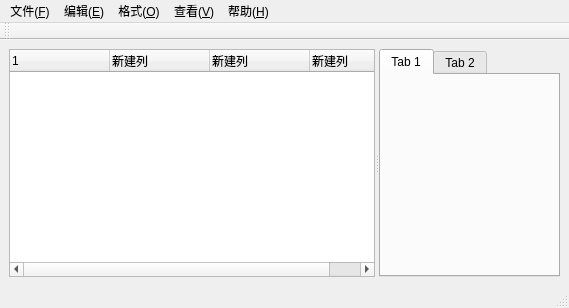
<?xml version="1.0" encoding="UTF-8"?>
<ui version="4.0">
 <class>MainWindow</class>
 <widget class="QMainWindow" name="MainWindow">
  <property name="geometry">
   <rect>
    <x>0</x>
    <y>0</y>
    <width>569</width>
    <height>308</height>
   </rect>
  </property>
  <property name="windowTitle">
   <string>MainWindow</string>
  </property>
  <property name="styleSheet">
   <string notr="true"/>
  </property>
  <widget class="QWidget" name="centralwidget">
   <property name="layoutDirection">
    <enum>Qt::LayoutDirection::LeftToRight</enum>
   </property>
   <property name="styleSheet">
    <string notr="true"/>
   </property>
   <layout class="QVBoxLayout" name="verticalLayout_5">
    <item>
     <widget class="QSplitter" name="splitter">
      <property name="orientation">
       <enum>Qt::Orientation::Horizontal</enum>
      </property>
      <widget class="QWidget" name="verticalLayoutWidget">
       <layout class="QVBoxLayout" name="verticalLayout">
        <item>
         <widget class="QTreeWidget" name="treeWidget">
          <column>
           <property name="text">
            <string>1</string>
           </property>
          </column>
          <column>
           <property name="text">
            <string>新建列</string>
           </property>
          </column>
          <column>
           <property name="text">
            <string>新建列</string>
           </property>
          </column>
          <column>
           <property name="text">
            <string>新建列</string>
           </property>
          </column>
         </widget>
        </item>
        <item>
         <layout class="QVBoxLayout" name="verticalLayout_3"/>
        </item>
       </layout>
      </widget>
      <widget class="QWidget" name="verticalLayoutWidget_2">
       <layout class="QVBoxLayout" name="verticalLayout_2">
        <item>
         <widget class="ZTabWidget" name="tabWidget">
          <widget class="QWidget" name="tab">
           <attribute name="title">
            <string>Tab 1</string>
           </attribute>
          </widget>
          <widget class="QWidget" name="tab_2">
           <attribute name="title">
            <string>Tab 2</string>
           </attribute>
          </widget>
         </widget>
        </item>
       </layout>
      </widget>
     </widget>
    </item>
   </layout>
  </widget>
  <widget class="QMenuBar" name="menubar">
   <property name="geometry">
    <rect>
     <x>0</x>
     <y>0</y>
     <width>569</width>
     <height>18</height>
    </rect>
   </property>
   <widget class="QMenu" name="menu_F">
    <property name="title">
     <string>文件(&amp;F)</string>
    </property>
    <addaction name="action_N"/>
    <addaction name="action_W"/>
    <addaction name="action_O"/>
    <addaction name="action_S"/>
    <addaction name="action_A"/>
    <addaction name="separator"/>
    <addaction name="action_U"/>
    <addaction name="action_P"/>
    <addaction name="separator"/>
    <addaction name="action_X"/>
   </widget>
   <widget class="QMenu" name="menu_E">
    <property name="title">
     <string>编辑(&amp;E)</string>
    </property>
    <addaction name="action_U_2"/>
    <addaction name="separator"/>
    <addaction name="action_T"/>
    <addaction name="action_C"/>
    <addaction name="action_P_2"/>
    <addaction name="action_L"/>
    <addaction name="separator"/>
    <addaction name="action_Bing"/>
    <addaction name="action_F"/>
    <addaction name="action_N_2"/>
    <addaction name="action_V"/>
    <addaction name="action_R"/>
    <addaction name="action_G"/>
    <addaction name="separator"/>
    <addaction name="action_A_2"/>
    <addaction name="action_D"/>
   </widget>
   <widget class="QMenu" name="menu_O">
    <property name="title">
     <string>格式(&amp;O)</string>
    </property>
    <addaction name="action_W_2"/>
    <addaction name="action_F_2"/>
   </widget>
   <widget class="QMenu" name="menu_V">
    <property name="title">
     <string>查看(&amp;V)</string>
    </property>
    <widget class="QMenu" name="menu_Z">
     <property name="title">
      <string>缩放(&amp;Z)</string>
     </property>
     <addaction name="action_I"/>
     <addaction name="action_O_2"/>
     <addaction name="action_R_Z"/>
    </widget>
    <addaction name="menu_Z"/>
    <addaction name="action_S_2"/>
   </widget>
   <widget class="QMenu" name="menu_H">
    <property name="title">
     <string>帮助(&amp;H)</string>
    </property>
    <addaction name="action_H"/>
    <addaction name="action_F_3"/>
    <addaction name="separator"/>
    <addaction name="action_A_3"/>
   </widget>
   <addaction name="menu_F"/>
   <addaction name="menu_E"/>
   <addaction name="menu_O"/>
   <addaction name="menu_V"/>
   <addaction name="menu_H"/>
  </widget>
  <widget class="QStatusBar" name="statusbar"/>
  <widget class="QToolBar" name="toolBar">
   <property name="windowTitle">
    <string>toolBar</string>
   </property>
   <attribute name="toolBarArea">
    <enum>TopToolBarArea</enum>
   </attribute>
   <attribute name="toolBarBreak">
    <bool>false</bool>
   </attribute>
  </widget>
  <action name="action_N">
   <property name="text">
    <string>新建(&amp;N)</string>
   </property>
   <property name="shortcut">
    <string>Ctrl+N</string>
   </property>
  </action>
  <action name="action_W">
   <property name="text">
    <string>新窗口(&amp;W)</string>
   </property>
   <property name="shortcut">
    <string>Ctrl+Shift+N</string>
   </property>
  </action>
  <action name="action_O">
   <property name="text">
    <string>打开(&amp;O)...</string>
   </property>
   <property name="shortcut">
    <string>Ctrl+O</string>
   </property>
  </action>
  <action name="action_S">
   <property name="text">
    <string>保存(&amp;S)</string>
   </property>
   <property name="shortcut">
    <string>Ctrl+S</string>
   </property>
  </action>
  <action name="action_A">
   <property name="text">
    <string>另存为(&amp;A)...</string>
   </property>
   <property name="shortcut">
    <string>Ctrl+Shift+S</string>
   </property>
  </action>
  <action name="action_U">
   <property name="text">
    <string>页面设置(&amp;U)...</string>
   </property>
  </action>
  <action name="action_P">
   <property name="text">
    <string>打印(&amp;P)...</string>
   </property>
   <property name="shortcut">
    <string>Ctrl+P</string>
   </property>
  </action>
  <action name="action_X">
   <property name="text">
    <string>退出(&amp;X)</string>
   </property>
  </action>
  <action name="action_U_2">
   <property name="text">
    <string>撤销(&amp;U)</string>
   </property>
  </action>
  <action name="action_T">
   <property name="text">
    <string>剪切(&amp;T)</string>
   </property>
  </action>
  <action name="action_C">
   <property name="text">
    <string>复制(&amp;C)</string>
   </property>
  </action>
  <action name="action_P_2">
   <property name="text">
    <string>粘贴(&amp;P)</string>
   </property>
  </action>
  <action name="action_L">
   <property name="text">
    <string>删除(&amp;L)</string>
   </property>
  </action>
  <action name="action_Bing">
   <property name="text">
    <string>使用Bing搜索...</string>
   </property>
  </action>
  <action name="action_F">
   <property name="text">
    <string>查找(&amp;F)...</string>
   </property>
  </action>
  <action name="action_N_2">
   <property name="text">
    <string>查找下一个(&amp;N)</string>
   </property>
  </action>
  <action name="action_V">
   <property name="text">
    <string>查找上一个(&amp;V)</string>
   </property>
  </action>
  <action name="action_R">
   <property name="text">
    <string>替换(&amp;R)...</string>
   </property>
  </action>
  <action name="action_G">
   <property name="text">
    <string>转到(&amp;G)...</string>
   </property>
  </action>
  <action name="action_A_2">
   <property name="text">
    <string>全选(&amp;A)</string>
   </property>
  </action>
  <action name="action_D">
   <property name="text">
    <string>时间/日期(&amp;D)</string>
   </property>
  </action>
  <action name="action_W_2">
   <property name="checkable">
    <bool>true</bool>
   </property>
   <property name="text">
    <string>自动换行(&amp;W)</string>
   </property>
  </action>
  <action name="action_F_2">
   <property name="text">
    <string>字体(&amp;F)...</string>
   </property>
  </action>
  <action name="action_S_2">
   <property name="checkable">
    <bool>true</bool>
   </property>
   <property name="text">
    <string>状态栏(&amp;S)</string>
   </property>
  </action>
  <action name="action_H">
   <property name="text">
    <string>查看帮助(&amp;H)</string>
   </property>
  </action>
  <action name="action_F_3">
   <property name="text">
    <string>发送反馈(&amp;F)</string>
   </property>
  </action>
  <action name="action_A_3">
   <property name="text">
    <string>关于ZNote(&amp;A)</string>
   </property>
  </action>
  <action name="action_Menu">
   <property name="text">
    <string>&amp;Menu</string>
   </property>
  </action>
  <action name="action_I">
   <property name="text">
    <string>放大(&amp;I)</string>
   </property>
  </action>
  <action name="action_O_2">
   <property name="text">
    <string>缩小(&amp;O)</string>
   </property>
  </action>
  <action name="action_R_Z">
   <property name="text">
    <string>恢复默认缩放</string>
   </property>
  </action>
 </widget>
 <customwidgets>
  <customwidget>
   <class>ZTabWidget</class>
   <extends>QTabWidget</extends>
   <header>../widgets/tab_widget.h</header>
   <container>1</container>
  </customwidget>
 </customwidgets>
 <resources/>
 <connections/>
</ui>
